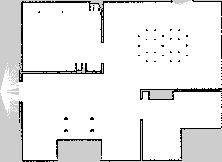
#> input picture src/robot_simulation/wpr_simulation2/maps/my_map.pgm, 222 x 162 px, found by its file name
$ python expand_map.py
#> lines starting #> are read from the running program, lines starting #| are printed output that depends on the picture; after the words box and inside, x2 and y2 are one past the last pixel; in counts of white or black regions, pixels touching at a corner belong together

import cv2
import numpy as np
import yaml
import os

map_dir = '/home/wu/voxel_ws/src/robot_simulation/wpr_simulation2/maps'
pgm_file = os.path.join(map_dir, 'my_map.pgm')
yaml_file = os.path.join(map_dir, 'my_map.yaml')

# Load image
# Read as grayscale
img = cv2.imread(pgm_file, cv2.IMREAD_GRAYSCALE)
#> img is the input picture: shape (162, 222); min 0, max 254, mean 233.3
if img is None:
    print(f"Failed to load {pgm_file}")
    exit(1)

height, width = img.shape
#> height = 162; width = 222
print(f"Original size: {width}x{height}")
#| Original size: 222x162

# Padding configuration (in meters)
pad_meters = 4.0
resolution = 0.05
pad_pixels = int(pad_meters / resolution)

print(f"Padding: {pad_meters}m -> {pad_pixels} pixels")

# Create new image with padding
# Fill with 205 (unknown space gray)
new_height = height + 2 * pad_pixels
#> new_height = 322
new_width = width + 2 * pad_pixels
#> new_width = 382
new_img = np.full((new_height, new_width), 205, dtype=np.uint8)

# Calculate insert position (center)
start_x = pad_pixels
start_y = pad_pixels

# Copy old image to center
new_img[start_y:start_y+height, start_x:start_x+width] = img
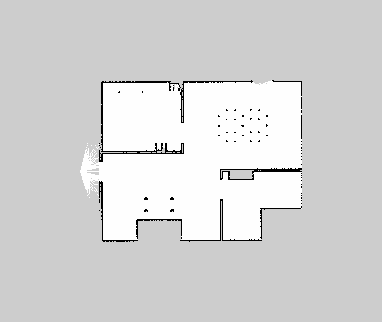
#> new_img: shape (322, 382); min 0, max 254, mean 213.3

# Save new image
new_pgm_file = os.path.join(map_dir, 'my_map_expanded.pgm')
cv2.imwrite(new_pgm_file, new_img)
print(f"Saved expanded map to {new_pgm_file}")

# Update YAML
#> (the run stopped early here; a loop or call above may not have finished)

$ run again, with src/tools/pcd2pgm/1126.pgm copied over src/robot_simulation/wpr_simulation2/maps/my_map.pgm
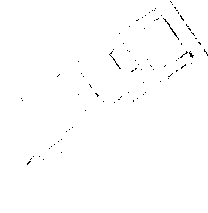
#> input picture src/tools/pcd2pgm/1126.pgm, 208 x 213 px, found by its file name
#> img: shape (213, 208); values 0 (black) and 254 (white), 99.4% white; black in thin lines or dots, all inside (x1, y1, x2, y2) = (21, 1, 208, 165)
#| Original size: 208x213
#> `new_img[start_y:start_y+height, start_x:start_x+width] = img`:
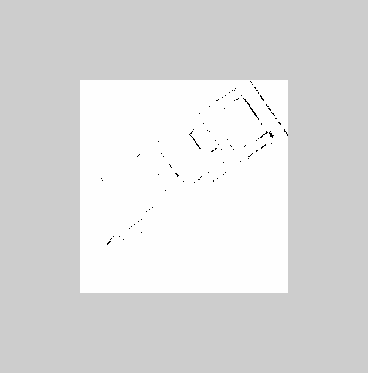
#> new_img: shape (373, 368); min 0, max 254, mean 220.4
